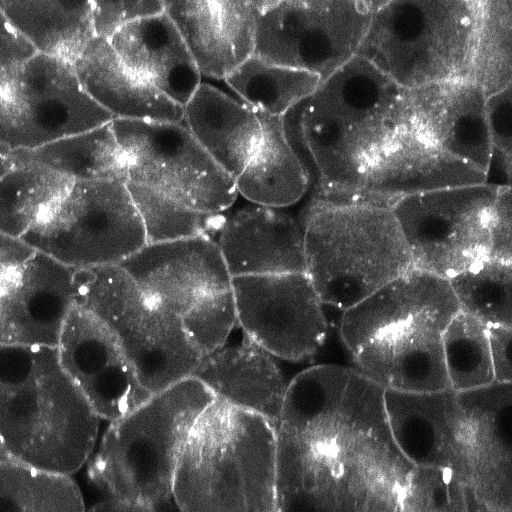
%> input picture Matlab/simulated_intensity.png, 512 x 512 px
$ octave AnimateScan.m   (GNU Octave 9; MATLAB toolbox functions it lacks are replaced by stand-ins)
%> lines starting %> are read from the running program, lines starting %| are printed output that depends on the picture
lines = 20;

pixels = lines * lines;

p = 0:(pixels-1);

x = mod(p,lines) + 0.5;
y = floor(p / lines) + 0.5;
x = x / lines;
y = y / lines;

im = imread('simulated_intensity.png');
%> im is the input picture: size 512x512 uint16; min 5, max 300, mean 101.9
n = size(im,1);
%> n = 512

im = repmat(double(im),[1 1 3]) / 256;
%> im: size 512x512x3 double
imh = imagesc(1:256,1:256,zeros(256,256));
im(im > 1) = 1;
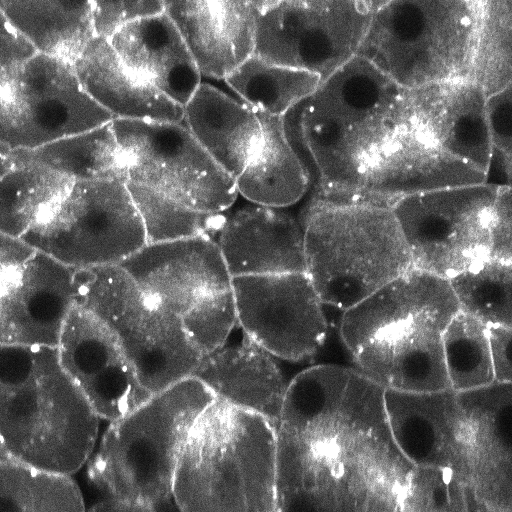
%> im: size 512x512x3 double; min 0.0195, max 1, mean 0.395
hold on;


x = (x + 0.05) * 256 * 0.9;
y = (y + 0.05) * 256 * 0.9;

t = linspace(0,3,pixels*3);
freq = 4;
offset_x = round(15 * sin(freq * t * 2*pi));
offset_y = round(15 * cos(freq / 5 * t * 2*pi));


c = [0.7 0 0];
h = plot(0,0,'LineWidth',2,'Color',c); hold on;
h1 = plot(0,0,'o','Color',[0.7 0 0],'MarkerSize',5,'MarkerFaceColor',c,'MarkerEdgeColor',c);
set(gca,'Box','off','XTick',[],'YTick',[],'YDir','reverse');

pad = lines / 10;
xlim([1,256]);
ylim([1,256]);
hold off;

v = VideoWriter('scan-animation-blank.avi');
open(v)

%> (the run ends here)
